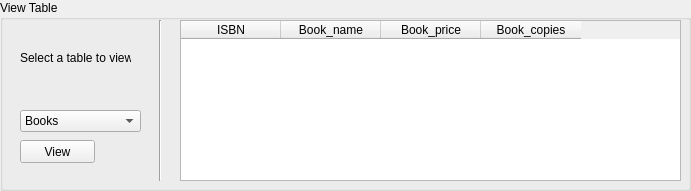
     <widget class="QGroupBox" name="groupBox_2">
      <property name="geometry">
       <rect>
        <x>20</x>
        <y>430</y>
        <width>691</width>
        <height>191</height>
       </rect>
      </property>
      <property name="title">
       <string>View Table</string>
      </property>
      <widget class="QTableWidget" name="tableWidget">
       <property name="geometry">
        <rect>
         <x>180</x>
         <y>20</y>
         <width>501</width>
         <height>161</height>
        </rect>
       </property>
       <column>
        <property name="text">
         <string>ISBN</string>
        </property>
       </column>
       <column>
        <property name="text">
         <string>Book_name</string>
        </property>
       </column>
       <column>
        <property name="text">
         <string>Book_price</string>
        </property>
       </column>
       <column>
        <property name="text">
         <string>Book_copies</string>
        </property>
       </column>
      </widget>
      <widget class="Line" name="line_3">
       <property name="geometry">
        <rect>
         <x>150</x>
         <y>20</y>
         <width>20</width>
         <height>161</height>
        </rect>
       </property>
       <property name="orientation">
        <enum>Qt::Vertical</enum>
       </property>
      </widget>
      <widget class="QComboBox" name="tables_drop">
       <property name="geometry">
        <rect>
         <x>20</x>
         <y>110</y>
         <width>121</width>
         <height>22</height>
        </rect>
       </property>
       <item>
        <property name="text">
         <string>Books</string>
        </property>
       </item>
      </widget>
      <widget class="QLabel" name="label_11">
       <property name="geometry">
        <rect>
         <x>20</x>
         <y>50</y>
         <width>111</width>
         <height>16</height>
        </rect>
       </property>
       <property name="text">
        <string>Select a table to view</string>
       </property>
      </widget>
      <widget class="QPushButton" name="viewTbBtn">
       <property name="geometry">
        <rect>
         <x>20</x>
         <y>140</y>
         <width>75</width>
         <height>23</height>
        </rect>
       </property>
       <property name="text">
        <string>View</string>
       </property>
      </widget>
     </widget>
